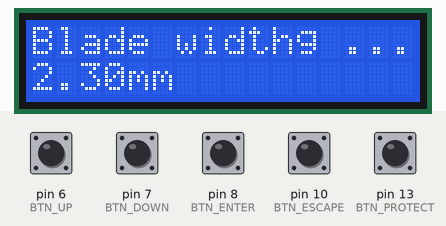
Simulated run of this sketch. Board: Arduino Uno, built with avr-gcc and run on an emulated ATmega328P. Shown: 16×2 character LCD. The test bench sets the inputs (shaded band); at power-on: pin 6 (BTN_UP), pin 7 (BTN_DOWN), pin 8 (BTN_ENTER), pin 10 (BTN_ESCAPE), pin 13 (BTN_PROTECT) LOW. What the sketch prints to the serial monitor is not drawn.

Above: at 1.2 s.
1.3 s: pin 6 (BTN_UP) pulled HIGH for 0.15 s
At 1.7 s:
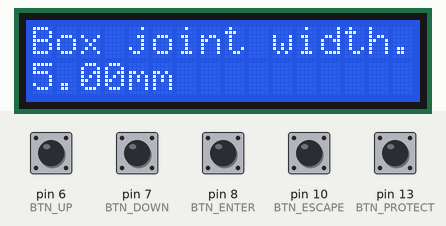
2.9 s: pin 7 (BTN_DOWN) pulled HIGH for 0.15 s
At 4.1 s:
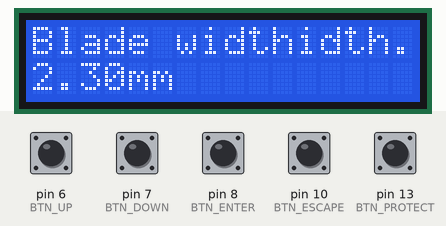
4.5 s: pin 8 (BTN_ENTER) pulled HIGH for 0.15 s
At 5.4 s:
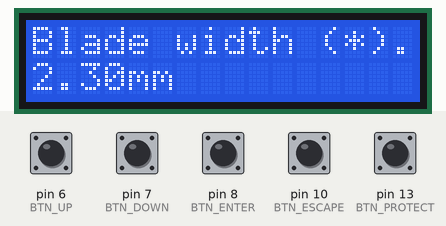
6.1 s: pin 6 (BTN_UP) pulled HIGH for 1 s
At 8.3 s:
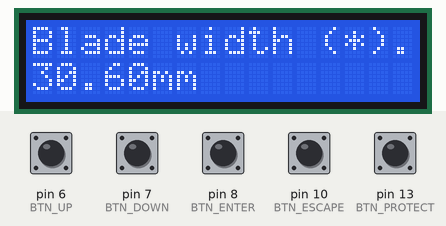
8.6 s: pin 7 (BTN_DOWN) pulled HIGH for 1 s
At 10.4 s:
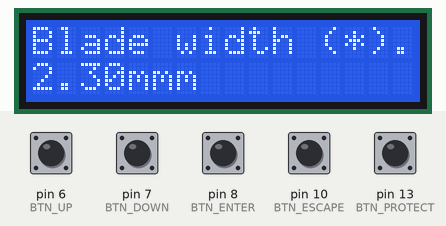
Timing chart, 0 to 11.9 s (numbered marks = the images above; inputs shaded):
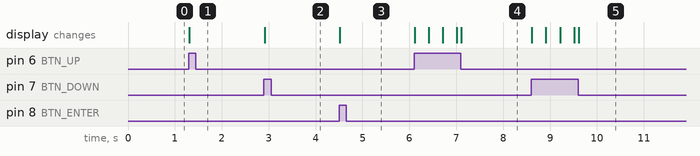

Measured:
- after the input at 1.3 s, the display: changes at once (image 1)
- after the input at 2.9 s, the display: changes at once (image 2)
- after the input at 4.5 s, the display: changes at once (image 3)
- after the input at 6.1 s, the display: first changes at once (image 4 shows a later state)
- after the input at 8.6 s, the display: first changes at once (image 5 shows a later state)

The sketch:

fingeriffic.ino
```cpp
#include <Bounce2.h>
#include <LiquidCrystal.h>

/*
 * ©2011 bildr
 * Released under the MIT License - Please reuse change and share
 * Using the easy stepper with your arduino
 * use rotate and/or rotate_deg to controll stepper motor
 * speed is any number from .01 -> 1 with 1 being fastest -
 * Slower Speed == Stronger movement
 */
#define STEPS_PER_REV 1600
#define MM_PER_REV 1.25

/* Buttons */
#define BTN_ENTER 8 /* FIXME: Should be 1 */
#define BTN_UP 6
#define BTN_DOWN 7
#define BTN_ESCAPE 10
#define BTN_PROTECT 13

/* Instantiate the Bounce objects */
Bounce db_enter = Bounce();
Bounce db_up = Bounce();
Bounce db_down = Bounce();
Bounce db_escape = Bounce();
Bounce db_protect = Bounce();

/* Stepper */
#define DIR_PIN 8
#define STEP_PIN 9

/* LCD */
#define LCD_RS 12
#define LCD_ENABLE 11
#define LCD_D4 5
#define LCD_D5 4
#define LCD_D6 3
#define LCD_D7 2
LiquidCrystal lcd(12, 11, 5, 4, 3, 2);

/* DEGUG */

#define DEBUG
#if defined(DEBUG)
#define DBG_PRINT(s) Serial.print(s)
#define DBG_PRINTLN(s) Serial.println(s)
#else
#define DBG_PRINT(s)
#define DBG_PRINTLN(s)
#endif

enum {
	MI_BLADE,
	MI_BLADE_CONF,
	MI_BOX_WIDTH,
	MI_BOX_WIDTH_CONF,
	MI_WOOD_WIDTH,
	MI_WOOD_WIDTH_CONF,
	MI_MOVE,
	MI_MOVE_CONF,
	MI_RESET,
	MI_RESET_CONF,
	MI_START,
	MI_START_INITIATED,
	MI_END
};

static unsigned char state;
static unsigned char state_last;
static unsigned char local_state;

static bool started;
static bool config_mode;

static bool btn_enter;
static bool btn_enter_last;
static bool btn_up;
static bool btn_up_last;
static bool btn_down;
static bool btn_down_last;
static bool btn_escape;
static bool btn_escape_last;
static bool btn_protect;
static bool btn_protect_last;

static float blade_width = 2.3;
static float box_width = 5.0;
static float wood_width = 100;
static unsigned int position;

static void init_buttons()
{
	btn_enter = false;
	btn_enter_last = false;
	btn_up = false;
	btn_up_last = false;
	btn_down = false;
	btn_down_last = false;
	btn_escape = false;
	btn_escape_last = false;
	btn_protect = false;
	btn_protect_last = false;
	local_state = false;
}

void setup()
{
	Serial.begin(9600);
	lcd.begin(16, 2);
	lcd.print("Initializing ...");

	pinMode(BTN_ENTER, INPUT);
	db_enter.attach(BTN_ENTER);
	db_enter.interval(5);

	pinMode(BTN_UP, INPUT);
	db_up.attach(BTN_UP);
	db_up.interval(5);

	pinMode(BTN_DOWN, INPUT);
	db_down.attach(BTN_DOWN);
	db_down.interval(5);

	pinMode(BTN_ESCAPE, INPUT);
	db_escape.attach(BTN_ESCAPE);
	db_escape.interval(5);

	pinMode(BTN_PROTECT, INPUT);
	db_protect.attach(BTN_PROTECT);
	db_protect.interval(5);

	/* FIXME: Update later on when connecting a stepper
	pinMode(DIR_PIN, OUTPUT);
	pinMode(STEP_PIN, OUTPUT);
	*/

	started = false;
	config_mode = false;
	state = MI_BLADE;
	position = 0;
}

static void read_buttons()
{
	db_enter.update();
	btn_enter = db_enter.read();

	db_up.update();
	btn_up = db_up.read();

	db_down.update();
	btn_down = db_down.read();

	db_escape.update();
	btn_escape = db_escape.read();

	db_protect.update();
	btn_protect = db_escape.read();
}

static unsigned int to_steps(float mm)
{
	float ratio = STEPS_PER_REV / MM_PER_REV;
	/* FIXME: Check for eventual casting and rounding problems */
	return (unsigned int)(ratio * mm);
}

static float to_mm(unsigned int steps) {
	float ratio = MM_PER_REV / STEPS_PER_REV;
	return ratio * steps;
}


static void update_menu()
{
	lcd.setCursor(0, 0);
	if (state != state_last)
		lcd.clear();

	switch (state) {
	case MI_BLADE:
	case MI_BLADE_CONF:
		lcd.print("Blade width");
		if (state == MI_BLADE_CONF)
			lcd.print(" (*)");

		lcd.setCursor(0, 1);
		lcd.print(blade_width, 2);
		lcd.print("mm");
		break;

	case MI_BOX_WIDTH:
	case MI_BOX_WIDTH_CONF:
		lcd.print("Box joint width");
		if (state == MI_BOX_WIDTH_CONF)
			lcd.print(" (*)");

		lcd.setCursor(0, 1);
		lcd.print(box_width, 2);
		lcd.print("mm");
		break;

	case MI_WOOD_WIDTH:
	case MI_WOOD_WIDTH_CONF:
		lcd.print("Wood width");
		if (state == MI_WOOD_WIDTH_CONF)
			lcd.print(" (*)");

		lcd.setCursor(0, 1);
		lcd.print(wood_width, 2);
		lcd.print("mm");
		break;

	case MI_MOVE:
	case MI_MOVE_CONF:
		lcd.print("Move sled");
		if (state == MI_MOVE_CONF)
			lcd.print(" (*)");

		lcd.setCursor(0, 1);
		lcd.print(position);
		lcd.print("steps, ");
		lcd.print(to_mm(position), 2);
		break;

	case MI_RESET_CONF:
	case MI_RESET:
		lcd.print("Reset sled pos");
		if (state == MI_RESET_CONF) {
			lcd.print(" (*)");
			lcd.setCursor(0, 1);
			lcd.print("... working ...");
		}
		break;

	case MI_START:
		lcd.print("Start?");
		if (state == MI_RESET_CONF) {
			lcd.print(" (*)");
			lcd.setCursor(0, 1);
			lcd.print("... working ...");
		}
		break;

	case MI_START_INITIATED:
		lcd.print("Running ...");
		break;
	}
}

/*
 * Rotate a specific number of degrees (negitive for reverse movement) speed is
 * any number from .01 -> 1 with 1 being fastest - Slower is stronger
 */
void rotate_deg(float deg, float speed) {
	int dir = (deg > 0) ? HIGH : LOW;
	digitalWrite(DIR_PIN, dir);

	int steps = abs(deg) * (1 / 0.225);
	float usDelay = (1 / speed) * 70;

	for (int i = 0; i < steps; i++) {
		digitalWrite(STEP_PIN, HIGH);
		delayMicroseconds(usDelay);

		digitalWrite(STEP_PIN, LOW);
		delayMicroseconds(usDelay);
	}
}

/*
 * Rotate a specific number of microsteps (8 microsteps per step) - (negitive
 * for reverse movement) speed is any number from .01 -> 1 with 1 being fastest
 * slower is stronger.
 */
void rotate(int steps, float speed) {
	int dir = (steps > 0) ? HIGH : LOW;
	steps = abs(steps);

	digitalWrite(DIR_PIN, dir);

	float usDelay = (1 / speed) * 70;

	for (int i = 0; i < steps; i++) {
		digitalWrite(STEP_PIN, HIGH);
		delayMicroseconds(usDelay);

		digitalWrite(STEP_PIN, LOW);
		delayMicroseconds(usDelay);
	}
}

void stepper_move() {
	/* rotate a specific number of degrees */
	rotate_deg(360, 1);
	delay(1000);

	rotate_deg(-360, .1);  /* reverse */
	delay(1000);


	/*
	 * rotate a specific number of microsteps (8 microsteps per step) a 200
	 * step stepper would take 1600 micro steps for one full revolution
	 */
	rotate(1600, .5);
	delay(1000);

	rotate(-1600, .25); /* reverse */
	delay(1000);
}


#if 0
static unsigned int calc_optimal_mm_width(unsigned int total_wood_height,
					  unsigned int box_width)
{
	/* FIXME: Check if this is useful or not */
	return total_wood_height / 10;
}
#endif

static void menu_up()
{
	state += 2;

	/* Check for wrapping */
	if (state >= MI_END)
		state = MI_BLADE;
}

static void menu_down()
{
	state -= 2;

	/* Check for wrapping */
	if (state >= MI_END)
		state = MI_END - 2;
}

static void handle_blade_conf()
{
	if (btn_up) {
		blade_width += 0.1;
	} else if (btn_down) {
		blade_width -= 0.1;
	} else if (btn_escape) {
		state = MI_BLADE;
	}

	if (blade_width < 0)
		blade_width = 0;
}

static void handle_box_conf()
{
	if (btn_up) {
		box_width += 0.1;
	} else if (btn_down) {
		box_width -= 0.1;
	} else if (btn_escape) {
		state = MI_BOX_WIDTH;
	}

	if (box_width < 0)
		box_width = 0;
}

static void handle_wood_conf()
{
	if (btn_up) {
		wood_width += 0.1;
	} else if (btn_down) {
		wood_width -= 0.1;
	} else if (btn_escape) {
		state = MI_WOOD_WIDTH;
	}

	if (wood_width < 0)
		wood_width = 0;
}

static void handle_move_conf()
{
	if (btn_up) {
		rotate(to_steps(1.0), 0.5);
		position++;
	} else if (btn_down) {
		rotate(-1 * to_steps(1.0), 0.5);
		position--;
	} else if (btn_escape) {
		state = MI_MOVE;
	}
}

static void handle_reset_conf()
{
	if (btn_enter) {
		rotate(-1 * position, .5);
	} else if (btn_escape) {
		state = MI_RESET;
	}
}

static void handle_start_init()
{
	if (btn_enter) {
		started = true;
	} else if (btn_escape) {
		started = false;
		state = MI_START;
	}
}

static void handle_state()
{
	if (config_mode) {
		switch (state) {
		case MI_BLADE_CONF:
			handle_blade_conf();
			break;

		case MI_BOX_WIDTH_CONF:
			handle_box_conf();
			break;

		case MI_WOOD_WIDTH_CONF:
			handle_wood_conf();
			break;

		case MI_MOVE_CONF:
			handle_move_conf();
			break;

		case MI_RESET_CONF:
			handle_reset_conf();
			break;

		case MI_START_INITIATED:
			handle_start_init();
			break;
		}
		if (btn_escape != btn_escape_last) {
			if (btn_escape) {
				config_mode = false;
			}
		}
	} else {
		if (btn_up != btn_up_last) {
			if (btn_up) {
				switch (state) {
				case MI_BLADE:
				case MI_BOX_WIDTH:
				case MI_WOOD_WIDTH:
				case MI_MOVE:
				case MI_RESET:
				case MI_START:
				menu_up();
				DBG_PRINTLN("up pressed");
				}
			} else {
				DBG_PRINTLN("up released");
			}
			btn_up_last = btn_up;
		} else if (btn_down != btn_down_last) {
			if (btn_down) {
				switch (state) {
				case MI_BLADE:
				case MI_BOX_WIDTH:
				case MI_WOOD_WIDTH:
				case MI_MOVE:
				case MI_RESET:
				case MI_START:
					menu_down();
				DBG_PRINTLN("down pressed");
				}
			} else {
				DBG_PRINTLN("down released");
			}
			btn_down_last = btn_down;
		} else if (btn_enter != btn_enter_last) {
			if (btn_enter) {
				/*
				 * We can do like this as long as the enum
				 * consists of menu, conf, menu, conf ..
				 */
				state += 1;
				config_mode = true;
				DBG_PRINTLN("enter pressed");
			} else {
				DBG_PRINTLN("enter released");
			}
			btn_enter_last = btn_enter;
		}
	}
	state_last = state;
}

static void handle_running()
{
	/* Check if we want to stop running */
	if (btn_escape != btn_escape_last) {
		if (btn_escape) {
			config_mode = false;
			started = false;
			state = MI_START;
		}
	}

	/*
	 * Check that the protect button is set before trying to run
	 * the stepper motor
	 */
	if (digitalRead(BTN_PROTECT) == 1) {
		// Run the
	} else {
		// Print an error message?
	}
}

void loop()
{
	read_buttons();

	if (started) {
		handle_running();
	} else {
		handle_state();
	}

	update_menu();

#if defined(DEBUG)
	if (state != local_state) {
		DBG_PRINT("State: ");
		DBG_PRINTLN(state);
	}

	local_state = state;
#endif
}
```
